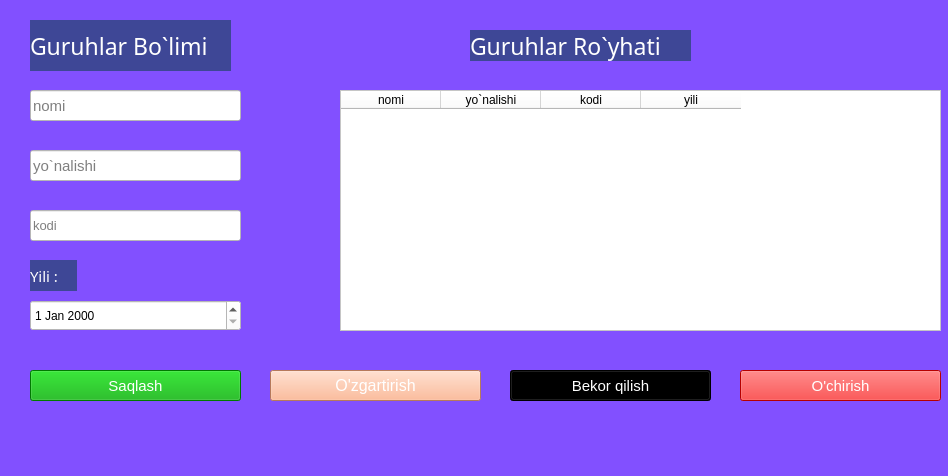
<?xml version="1.0" encoding="UTF-8"?>
<ui version="4.0">
 <class>Form</class>
 <widget class="QWidget" name="Form">
  <property name="geometry">
   <rect>
    <x>0</x>
    <y>0</y>
    <width>948</width>
    <height>476</height>
   </rect>
  </property>
  <property name="windowTitle">
   <string>Form</string>
  </property>
  <property name="styleSheet">
   <string notr="true">background-color: rgb(130, 80, 255);</string>
  </property>
  <widget class="QLabel" name="label">
   <property name="geometry">
    <rect>
     <x>30</x>
     <y>20</y>
     <width>201</width>
     <height>51</height>
    </rect>
   </property>
   <property name="font">
    <font>
     <family>Eras Bold ITC</family>
     <pointsize>17</pointsize>
    </font>
   </property>
   <property name="styleSheet">
    <string notr="true">color: rgb(255, 255, 255);
background-color: rgb(62, 71, 150);</string>
   </property>
   <property name="text">
    <string>Guruhlar Bo`limi</string>
   </property>
  </widget>
  <widget class="QTableWidget" name="tableWidget">
   <property name="geometry">
    <rect>
     <x>340</x>
     <y>90</y>
     <width>601</width>
     <height>241</height>
    </rect>
   </property>
   <property name="styleSheet">
    <string notr="true">background-color: rgb(255, 255, 255);</string>
   </property>
   <column>
    <property name="text">
     <string>nomi</string>
    </property>
   </column>
   <column>
    <property name="text">
     <string>yo`nalishi</string>
    </property>
   </column>
   <column>
    <property name="text">
     <string>kodi</string>
    </property>
   </column>
   <column>
    <property name="text">
     <string>yili</string>
    </property>
   </column>
  </widget>
  <widget class="QLineEdit" name="lineEdit">
   <property name="geometry">
    <rect>
     <x>30</x>
     <y>90</y>
     <width>211</width>
     <height>31</height>
    </rect>
   </property>
   <property name="font">
    <font>
     <pointsize>11</pointsize>
    </font>
   </property>
   <property name="styleSheet">
    <string notr="true">background-color: rgb(255, 255, 255);</string>
   </property>
   <property name="placeholderText">
    <string>nomi</string>
   </property>
  </widget>
  <widget class="QLineEdit" name="lineEdit_2">
   <property name="geometry">
    <rect>
     <x>30</x>
     <y>150</y>
     <width>211</width>
     <height>31</height>
    </rect>
   </property>
   <property name="font">
    <font>
     <pointsize>11</pointsize>
    </font>
   </property>
   <property name="styleSheet">
    <string notr="true">background-color: rgb(255, 255, 255);</string>
   </property>
   <property name="placeholderText">
    <string>yo`nalishi</string>
   </property>
  </widget>
  <widget class="QLineEdit" name="lineEdit_3">
   <property name="geometry">
    <rect>
     <x>30</x>
     <y>210</y>
     <width>211</width>
     <height>31</height>
    </rect>
   </property>
   <property name="font">
    <font>
     <pointsize>10</pointsize>
    </font>
   </property>
   <property name="styleSheet">
    <string notr="true">background-color: rgb(255, 255, 255);</string>
   </property>
   <property name="placeholderText">
    <string>kodi</string>
   </property>
  </widget>
  <widget class="QDateEdit" name="dateEdit">
   <property name="geometry">
    <rect>
     <x>30</x>
     <y>300</y>
     <width>211</width>
     <height>31</height>
    </rect>
   </property>
   <property name="styleSheet">
    <string notr="true">background-color: rgb(255, 255, 255);</string>
   </property>
  </widget>
  <widget class="QLabel" name="label_2">
   <property name="geometry">
    <rect>
     <x>470</x>
     <y>30</y>
     <width>221</width>
     <height>31</height>
    </rect>
   </property>
   <property name="font">
    <font>
     <family>Eras Bold ITC</family>
     <pointsize>17</pointsize>
    </font>
   </property>
   <property name="styleSheet">
    <string notr="true">color: rgb(255, 255, 255);
background-color: rgb(62, 71, 150);s</string>
   </property>
   <property name="text">
    <string>Guruhlar Ro`yhati</string>
   </property>
  </widget>
  <widget class="QPushButton" name="saqlashButton">
   <property name="geometry">
    <rect>
     <x>30</x>
     <y>370</y>
     <width>211</width>
     <height>31</height>
    </rect>
   </property>
   <property name="font">
    <font>
     <pointsize>11</pointsize>
    </font>
   </property>
   <property name="styleSheet">
    <string notr="true">background-color: rgb(255, 255, 255);
background-color: rgb(0, 170, 0);
color: rgb(255, 255, 255);</string>
   </property>
   <property name="text">
    <string>Saqlash</string>
   </property>
  </widget>
  <widget class="QPushButton" name="uzgartirishButton">
   <property name="geometry">
    <rect>
     <x>270</x>
     <y>370</y>
     <width>211</width>
     <height>31</height>
    </rect>
   </property>
   <property name="font">
    <font>
     <pointsize>12</pointsize>
    </font>
   </property>
   <property name="styleSheet">
    <string notr="true">background-color: rgb(255, 255, 255);
color: rgb(255, 255, 255);
background-color: rgb(255, 170, 127);
</string>
   </property>
   <property name="text">
    <string>O'zgartirish</string>
   </property>
  </widget>
  <widget class="QPushButton" name="uchirishButton">
   <property name="geometry">
    <rect>
     <x>740</x>
     <y>370</y>
     <width>201</width>
     <height>31</height>
    </rect>
   </property>
   <property name="font">
    <font>
     <pointsize>11</pointsize>
    </font>
   </property>
   <property name="styleSheet">
    <string notr="true">background-color: rgb(255, 255, 255);
color: rgb(255, 255, 255);
background-color: rgb(255, 0, 0);</string>
   </property>
   <property name="text">
    <string>O'chirish</string>
   </property>
  </widget>
  <widget class="QPushButton" name="tozalashBtn">
   <property name="geometry">
    <rect>
     <x>510</x>
     <y>370</y>
     <width>201</width>
     <height>31</height>
    </rect>
   </property>
   <property name="font">
    <font>
     <pointsize>11</pointsize>
    </font>
   </property>
   <property name="styleSheet">
    <string notr="true">background-color: rgb(255, 255, 255);
color: rgb(255, 255, 255);
background-color: rgb(0, 0, 0);</string>
   </property>
   <property name="text">
    <string>Bekor qilish</string>
   </property>
  </widget>
  <widget class="QLabel" name="label_3">
   <property name="geometry">
    <rect>
     <x>30</x>
     <y>260</y>
     <width>47</width>
     <height>31</height>
    </rect>
   </property>
   <property name="font">
    <font>
     <family>Eras Bold ITC</family>
     <pointsize>11</pointsize>
    </font>
   </property>
   <property name="styleSheet">
    <string notr="true">color: rgb(255, 255, 255);
background-color: rgb(62, 71, 150);</string>
   </property>
   <property name="text">
    <string>Yili :</string>
   </property>
  </widget>
 </widget>
 <resources/>
 <connections/>
</ui>
